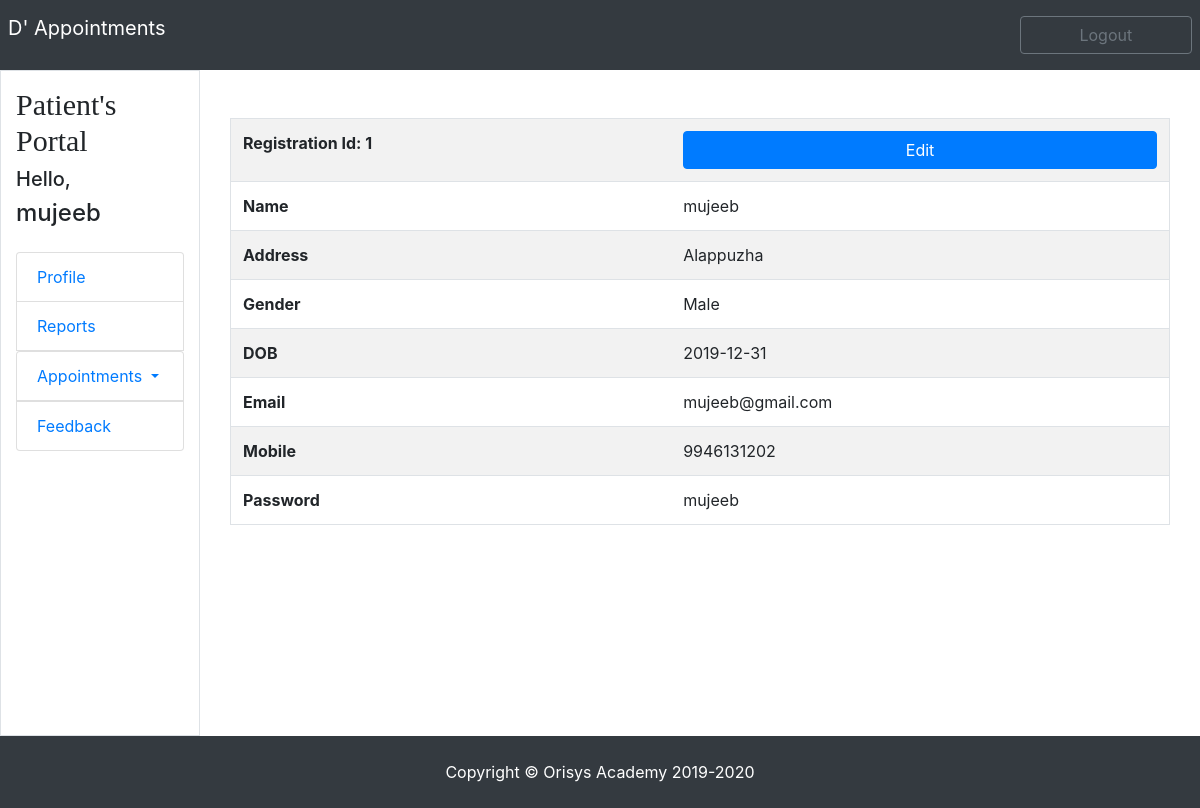
Screenshot of /appointment/patient_profile.php (signed in) with the database file from the repository.
### tables this page shows
CREATE TABLE `patients` (
  `pid` int(11) NOT NULL,
  `pname` varchar(50) NOT NULL,
  `paddress` varchar(100) NOT NULL,
  `pdob` date NOT NULL,
  `pmobile` bigint(20) NOT NULL,
  `pemail` varchar(100) NOT NULL,
  `pgender` varchar(10) NOT NULL,
  `ppassword` varchar(50) NOT NULL
);

### appointment/patient_profile.php (the view)
<?php
include('patient_header.php');
?>
<section >
						<?php
							include('php_connection.php');
							$var = $_SESSION['mail'];
							$sql = "select * from patients where pemail='".$var."'";
							$result = mysqli_query($conn,$sql);
							if($row = mysqli_fetch_assoc($result))
							{
						?>
					<div class="col-md-12 mt-5">
						<table class="border table table-striped bg-table">
							<tr>
							<th>Registration Id: <?php echo $row['pid']; ?></th>
							<th class="text-right"><a href="patient_profile_edit.php"><button   class="btn btn-primary text-white px-4">Edit<i class="fas  fa-edit"></i></button></a>
							</th>
							</tr>
							<tr>
							<td class="font-weight-bolder">Name</td>
							<td><?php echo $row['pname']; ?></td>
							</tr>
							<tr>
							<td class="font-weight-bolder">Address</td>
							<td><?php echo $row['paddress']; ?></td>
							</tr>
							<tr>
							<td class="font-weight-bolder">Gender</td>
							<td><?php echo $row['pgender']; ?></td>
							</tr>
							<tr>
							<td class="font-weight-bolder">DOB</td>
							<td><?php echo $row['pdob']; ?></td>
							</tr>
							<tr>
							<td class="font-weight-bolder">Email</td>
							<td><?php echo $row['pemail']; ?></td>
							</tr>
							<tr>
							<td class="font-weight-bolder">Mobile</td>
							<td><?php echo $row['pmobile']; ?></td>
							</tr>
							<tr>
							<td class="font-weight-bolder">Password</td>
							<td><?php echo $row['ppassword']; ?></td>
							</tr>
						</table>
						<?php
						}
						?>
					</div>
				</div>
			</section>
	 <?php
	  include('patient_footer.php'); ?>

### appointment/patient_header.php (shortened to what this page needs)
<!DOCTYPE html>
<html lang="en">
<head>
   <link href="css/bootstrap.min.css" rel="stylesheet">
  <link href="css/style.css" rel="stylesheet">
</head>
<body>
<section class="navbar-nav navbar-dark bg-dark">
            <div class="container-fluid p-2">
                <div class="row">
                    <div class="col-10">
                        <a class="navbar-brand" href="patient_home.php">D' Appointments</a>
                    </div>
                    <div class="col-2 align-items-right">
                    <a href="php_logout.php"><button class="btn btn-outline-secondary my-2" type="submit">Logout</button></a>
                    </div>
                </div>
            </div>
        </section>
<section class="">
            <div class="container-fluid ">
                <div class="row ">
                    <div class="col-2 border align-items-right">
                        <div class="mt-3 mb">
                        <h5 class="fontcol">Patient's Portal</h5>
                        <h5>Hello,</h5><h4><?php
                        include('php_connection.php');
                        $var = $_SESSION['mail'];
                        $sql = "select * from patients where pemail='".$var."'";
                        $result = mysqli_query($conn,$sql);
                        if($row = mysqli_fetch_assoc($result))
                        {
                        echo $_SESSION['pname'] = $row['pname'];
                        }
                        ?>
                        </h4>
                            <ul class="list-group">
                                <li class="list-group-item mt-3"><a href="patient_profile.php">Profile</a></li>
                                <li class="list-group-item"><a href="patient_report.php">Reports</a></li>
                                <li class="list-group nav-item dropdown">
                                    <a class="list-group-item nav-link dropdown-toggle" href="admin_new_application.php" id="" role="" data-toggle="dropdown" aria-haspopup="true" aria-expanded="false">
                                        Appointments
                                    </a>
                                </li>
                                <li class="list-group-item mb-5"><a href="">Feedback</a>
                            </ul>
                        </div>
                    </div>
                    <div class="col-10">

### appointment/css/style.css (style rules this page uses)
.form-style input,button { width: 100%; }
.fontcol { font-family:fantasy; font-size: 30px; }
.bg-table { width:100%; }
.mb { margin-bottom: 236px;; }

### rows the page displays
patients: pname "mujeeb", pid "1", paddress "Alappuzha", pgender "Male", pdob "2019-12-31", pemail "mujeeb@gmail.com", pmobile "9946131202", ppassword "mujeeb"
